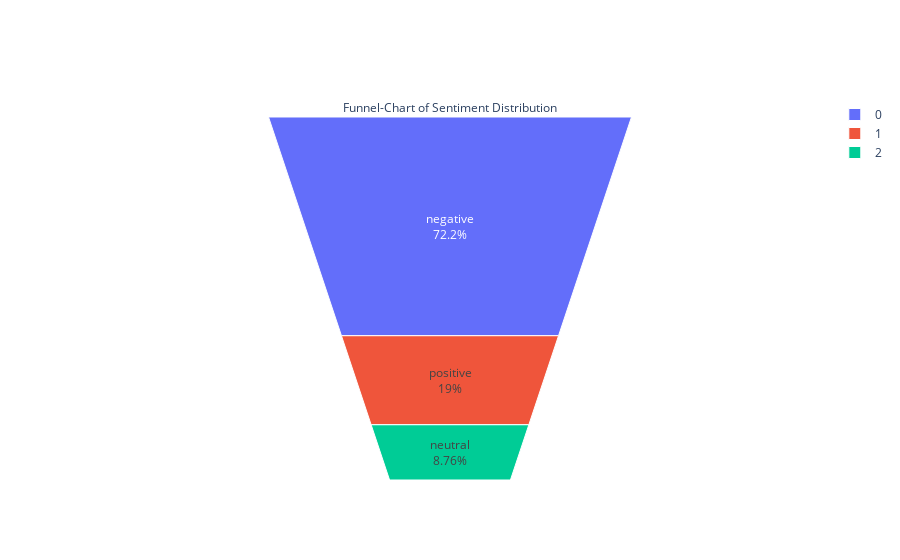

The notebook cell saved with this chart:
### Code cell
from plotly import graph_objs as go

fig = go.Figure(go.Funnelarea(
    text=temp.sentiment,
    values=temp.text,
    title={"position": "top center", "text": "Funnel-Chart of Sentiment Distribution"}
))
fig.show()

### Figure 1 — Plotly figure (JSON) as saved in the notebook; plotly's stock layout.template omitted (floating-point values rounded to 4 significant figures)
{"data": [{"text": ["negative", "positive", "neutral"], "title": {"position": "top center", "text": "Funnel-Chart of Sentiment Distribution"}, "type": "funnelarea", "values": [2152, 566, 261]}], "layout": {}}
